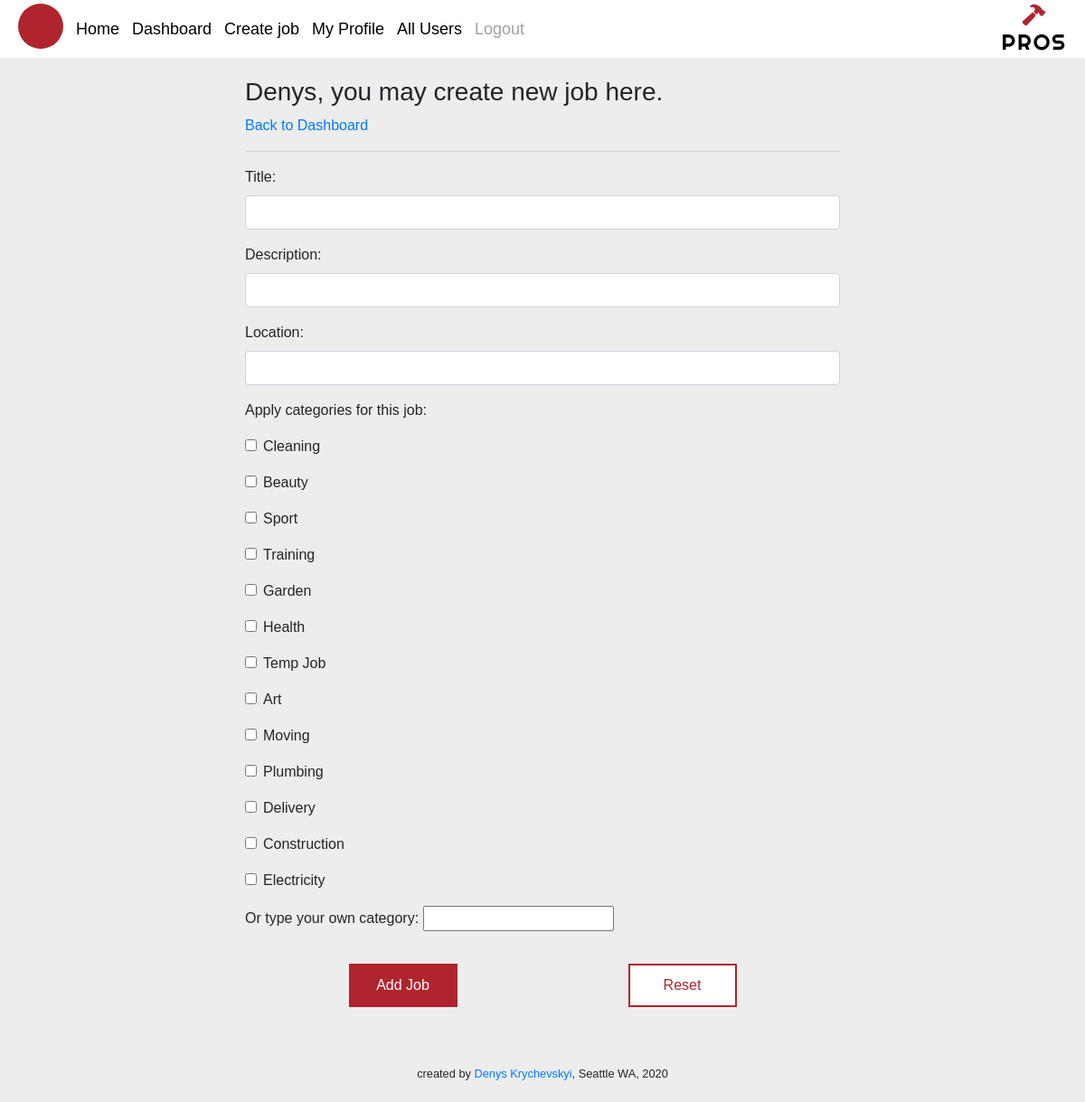
/create_new_job (signed in), run on the app's committed database.
### profi_app/models.py (models this page shows, shortened)
class User(models.Model):
    first_name = models.CharField(max_length = 255)
    last_name = models.CharField(max_length = 255)
    birth_date = models.DateTimeField()
    email = models.TextField()
    phone_num = models.IntegerField(blank=True, null = True)
    about = models.TextField(blank=True, null = True)
    password = models.TextField()
    created_at = models.DateTimeField(auto_now_add = True)
    updated_at = models.DateTimeField(auto_now = True)
    objects = UserManager()

class Category(models.Model):
    name = models.CharField(max_length = 255)
    job = models.ManyToManyField(Job, related_name = 'categories')
    created_at = models.DateTimeField(auto_now_add = True)
    updated_at = models.DateTimeField(auto_now = True)

### profi_app/views.py (the view, shortened to what this page needs)
# urls.py: path('create_new_job', views.create_new_job),
def create_new_job(request):
    if request.method == "GET":
        context = {
            'all_categories': Category.objects.all(),
            'cur_user': User.objects.get(id = request.session['user_id']),
        }
        return render(request, "create_job.html", context)

### profi_app/templates/create_job.html (shortened to what this page needs)
<!DOCTYPE html>
<html lang="en">
<head>
    {% include 'head.html' %}
</head>
<body>
    {% include 'navbar.html' %}
    <div class="page_container">
        <div class="display_flex">
            <h3>{{ cur_user.first_name }}, you may create new job here.</h3>
            <a href="/dashboard">Back to Dashboard</a>
        </div>
        <hr>
        <form action="/create_new_job" method="POST">
            <div class="form-group">
                <label for="title">Title:</label>
                <input type="text" name="title" class="form-control" id="title">
            </div>
            <div class="form-group">
                <label for="description">Description:</label>
                <input type="text" name="description" class="form-control" id="description" >
            </div>
            <div class="form-group">
                <label for="location">Location:</label>
                <input type="text" name="location" class="form-control" id="location" >
            </div>
            <p>Apply categories for this job:</p>
            {% for category in all_categories %}
            <div class="form-group form-check">
                <input type="checkbox" class="form-check-input" name="category" value ="{{category.id}}">
                <label class="form-check-label" for="{{category.id}}">{{category.name}}</label>
            </div>
            {% endfor %}
            <div class="form-group">
                <label class="form-check-label" for="other">Or type your own category: </label>
                <input type="text" name="other">
            </div>
            <div class="display_flex1">
                <button class="add_job_btn">Add Job</button>
                <a class="reset" href="/create_new_job">Reset</a>
            </div>
        </form>
    </div>
    {% include 'footer.html' %}
</body>
</html>

### profi_app/static/css/style.css (style rules this page uses)
* { margin: 0px; padding: 0px; -webkit-box-sizing: border-box; box-sizing: border-box; text-decoration: none; list-style: none; font-family: Arial, Helvetica, sans-serif; }
body { background-color: #ededed; }
body { overflow-x: hidden; }
a { text-decoration: none; }
.page_container { max-width: 700px; padding: 20px; margin: 0 auto; border: 1px solid #ededed; }
.display_flex1 { display: -webkit-box; display: -ms-flexbox; display: flex; -ms-flex-pack: distribute; justify-content: space-around; -webkit-box-align: center; -ms-flex-align: center; align-items: center; padding: 20px; }
.display_flex1 .reset { background-color: #fff; border: 2px solid #b0242e; padding: 10px 20px; color: #b0242e; text-align: center; display: block; width: 120px; }
.display_flex1 .add_job_btn { background-color: #b0242e; border: 2px solid #b0242e; padding: 10px 20px; text-align: center; color: #fff; display: block; width: 120px; }

### data on the page
User: first_name "Denys"
Category: name "Cleaning"
Category: name "Beauty"
Category: name "Sport"
Category: name "Training"
Category: name "Garden"
Category: name "Health"
Category: name "Temp Job"
Category: name "Art"
Category: name "Moving"
Category: name "Plumbing"
Category: name "Delivery"
Category: name "Construction"
Category: name "Electricity"
